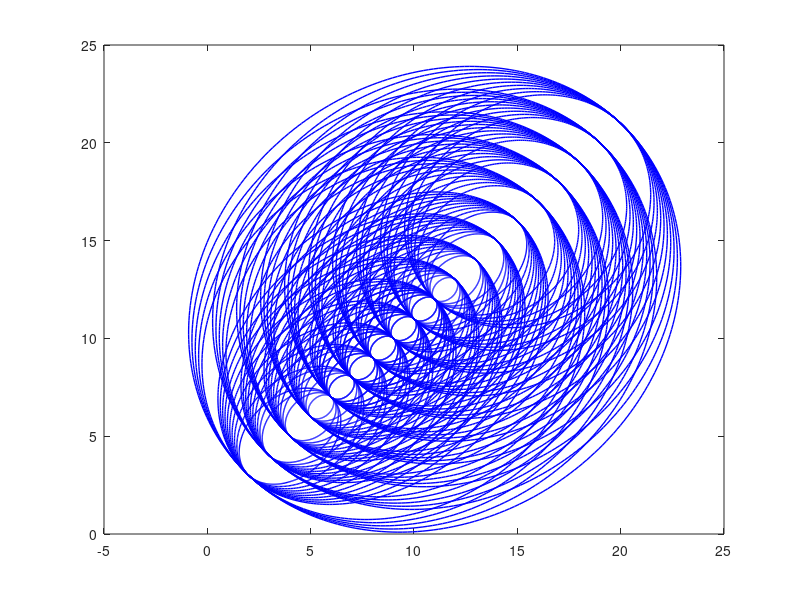

Source code (MATLAB):

function assignment_01_toolbox_v3

%{
for col = 1:20
    for row = 1:20

        if(col <= 10)

            createRectangle((row-1)+0.5, row-1, row-0.5, row, ...
                            col, (col-1)+0.5, col-1, col-0.5, 1, 'k', false, false, 0);
            
        else
            createRectangle(row-1, row-1, row, row, ...
                            col, col-1, col-1, col, 1, 'k', false, false, 0);
        end

            hold on;
    end
end
%}

for col = 1:15
    for row = 1:10

        if(col <= 10)

            createEllipse(row+1,row+2,col+5,col+6, 0.7, 300, 1, 'b', false);

        else
            createEllipse(row+1,row+2,col+5,col+6, 0.5, 300, 1, 'b', false);
        end

            hold on;
    end
end

fig = gcf;
print(fig,'assignment_01_toolbox_variation_v3.svg','-dsvg');

end

% ~ CIRCLE ~ 
%{
    - x_value: center of x
    - y_value: center of y
    - radius: size of circle
    - stroke_width: size of stroke (does not matter if shape is filled)
    - stroke_color: color of stroke / fill
    - isFilled: determines if shape is filled or outlined
%}
function createCircle(x, y, radius, stroke_width, stroke_color, isFilled)

    if (isFilled)

        stroke_width = 1;
        new_radius = radius;

        while (new_radius >= 0)

            viscircles([x y], new_radius, 'LineWidth', stroke_width, 'Color', stroke_color);
            new_radius = new_radius - 0.03;                                                                                                                                                                                                                                                                                                                                                                                                                                                                                                                                                                                                                                                                                                                                                                                                                                                                                                                                                                                                                                                                                                                                                                                                                                                                                                                                                                                                                                                                                                                                                                                                                                                                                                                                                                                                                                                                                                                                                                                                                                                                                                                                                                                                                                                                                                                                                                                                                                                                                                                                                                                                                                                                                                                                                                                                                                                                                                                                                                                                                                                                                                                                                                                                                                                                                                                                                                                                                              

        end

    else

        viscircles([x y],radius,'LineWidth', stroke_width, 'Color',stroke_color);

    end

end

% ~ Ellipse ~ 
%{
    - xl: left x coordinate
    - yl: left y coordiante
    - xr: right x coordinate
    - yr: right y coordinate
    - howStretched: Determines how thin ellipse is (value between 0.01 and
        0.99) (the bigger the number, the more stretched it will be)
    - howSmooth: Determines how smooth ellipse is (the bigger the number,
        the smoother it will be)
    - stroke_width: size of stroke (does not matter if shape is filled)
    - stroke_color: color of stroke / fill
    - isFilled: determines if shape is filled or outlined

%}
function createEllipse(xl, yl, xr, yr, howStretched, howSmooth, stroke_width, stroke_color, isFilled)

% Ellipse math: https://www.mathworks.com/matlabcentral/answers/86615-how-to-plot-an-ellipse

    if (isFilled)

        stroke_width = 1;

        center_width = (xl + xr) / 2;
        center_height = (yl + yr) / 2;

        new_xl = xl;
        new_yl = yl;
        new_xr = xr;
        new_yr = yr;

        while (new_xr >= center_width || new_yr >= center_height)

            a = (1/2) * sqrt((new_xr - new_xl) ^ 2 + (new_yr - new_yl) ^ 2);
            b = a * sqrt(1-howStretched^2);
            t = linspace(0, 2 * pi, howSmooth); % Absolute angle parameter
            X = a * cos(t);
            Y = b * sin(t);

            % Compute angles relative to (x1, y1).
            angles = atan2(new_yr - new_yl, new_xr - new_xl);
            x = (new_xl + new_xr) / 2 + X * cos(angles) - Y * sin(angles);
            y = (new_yl + new_yr) / 2 + X * sin(angles) + Y * cos(angles);
        
            plot(x,y,'LineWidth', stroke_width, 'Color', stroke_color);

            hold on

            new_xl = new_xl + 0.1;
            new_yl = new_yl + 0.1;
            new_xr = new_xr - 0.1;
            new_yr = new_yr - 0.1;

        end

    else

        a = (1/2) * sqrt((xr - xl) ^ 2 + (yr - yl) ^ 2);
        b = a * sqrt(1-howStretched^2);
        t = linspace(0, 2 * pi, howSmooth); % Absolute angle parameter
        X = a * cos(t);
        Y = b * sin(t);
        % Compute angles relative to (x1, y1).
        angles = atan2(yr - yl, xr - xl);
        x = (xl + xr) / 2 + X * cos(angles) - Y * sin(angles);
        y = (yl + yr) / 2 + X * sin(angles) + Y * cos(angles);
    
        plot(x,y,'LineWidth', stroke_width, 'Color', stroke_color);

    end

end

% ~ RECTANGLE ~ 
%{
    - x_tl: top left x coordinate
    - x_bl: bottom left x coordinate
    - x_br: bottom right x coordinate
    - x_tr: top right x coordinate
    - y_tl: top left y coordinate
    - y_bl: bottom left y coordinate
    - y_br: bottom right y coordinate
    - y_tr: top right y coordinate
    - stroke_width: size of stroke (does not matter if shape is filled)
    - stroke_color: color of stroke / fill
    - isFilled: determines if shape is filled or outlined
    - isRotated: determines if shape is rotated
    - rot_angle: angle of rotation (number does not matter if rotation is
        false)
%}
function createRectangle(x_tl, x_bl, x_br, x_tr, y_tl, y_bl, y_br, y_tr, stroke_width, stroke_color, isFilled, isRotated, rot_angle)
    
    if (isFilled)

        stroke_width = 1;

        center_width = (x_bl + x_br) / 2;
        center_height = (y_bl + y_tl) / 2;

        new_x_bl = x_bl;
        new_y_bl = y_bl;
        new_x_tr = x_tr;
        new_y_tr = y_tr;
        new_x_br = x_br;
        new_y_br = y_br;
        new_x_tl = x_tl;
        new_y_tl = y_tl;

        while (new_x_tr >= center_width || new_y_tr >= center_height)

            if (isRotated)

                rotation(polyshape([new_x_tl new_x_bl new_x_br new_x_tr], ...
                                   [new_y_tl new_y_bl new_y_br new_y_tr]), ...
                                   'LineWidth', stroke_width, 'EdgeColor', stroke_color, 'FaceColor', 'none'), rot_angle;

            else

                plot(polyshape([new_x_tl new_x_bl new_x_br new_x_tr], ...
                               [new_y_tl new_y_bl new_y_br new_y_tr]), ...
                               'LineWidth', stroke_width, 'EdgeColor', stroke_color, 'FaceColor', 'none');

            end

            hold on;

            new_x_bl = new_x_bl + 0.01;
            new_y_bl = new_y_bl + 0.01;
            new_x_tr = new_x_tr - 0.01;
            new_y_tr = new_y_tr - 0.01;
            new_x_br = new_x_br - 0.01;
            new_y_br = new_y_br + 0.01;
            new_x_tl = new_x_tl + 0.01;
            new_y_tl = new_y_tl - 0.01;                                                                                                                                                                                                                                                                                                                                                                                                                                                                                                                                                                                                                                                                                                                                                                                                                                                                                                                                                                                                                                                                                                                                                                                                                                                                                                                                                                                                                                                                                                                                                                                                                                                                                                                                                                                                                                                                                                                                                                                                                                                                                                                                                                                                                                                                                                                                                                                                                                                                                                                                                                                                                                                                                                                                                                                                                                                                                                                                                                                                                                                                                                                                                                                                                                                                                                                                                                                                                               

        end
    else

        if (isRotated)

            rotation(polyshape([x_tl x_bl x_br x_tr], ...
                               [y_tl y_bl y_br y_tr]), ...
                               'LineWidth', stroke_width, 'EdgeColor', stroke_color, 'FaceColor', 'none'), rot_angle;
        else

            plot(polyshape([x_tl x_bl x_br x_tr], ...
                           [y_tl y_bl y_br y_tr]), ...
                           'LineWidth', stroke_width, 'EdgeColor', stroke_color, 'FaceColor', 'none');
        end

    end

end

% ~ POLYGON ~
%{
    - poly_shape: Matrix coordinates to make polygon (use polyshape:
        https://www.mathworks.com/help/matlab/ref/polyshape.html)
    - stroke_width: size of stroke (does not matter if shape is filled)
    - stroke_color: color of stroke
%}
function createPolygon(poly_shape, stroke_width, stroke_color)

    plot(poly_shape, 'LineWidth', stroke_width, 'EdgeColor', stroke_color);

end

% ~ STRAIGHT LINE ~ 
%{
    - x: x coordinate (start and end)
    - y: y coordinate (start and end)
    - stroke_width: size of stroke
    - stroke_color: color of stroke
%}
function createStraightLine(x, y, stroke_width, stroke_color)
    
    line(x, y, 'LineWidth', stroke_width, 'Color', stroke_color);

end

% ~ POLY LINE ~ 
%{
    - positionArray: takes array of x and y coordinates
    - stroke_width: size of stroke
    - stroke_color: color of stroke
%}
function createPolyLine(positionArray, stroke_width, stroke_color)

    drawpolyline("Position", positionArray, "LineWidth", stroke_width, "Color", stroke_color);

end

% ~ PATH LINE ~ 
%{
    - x: x coordinates (can be an equation)
    - y: y coordinates (can be an equation)
    - stroke_width: size of stroke
    - stroke_color: color of stroke
%}
function createPathLine(x, y, stroke_width, stroke_color)

    plot(x, y, 'LineWidth', stroke_width, 'Color', stroke_color);

end

% ~ TRANSLATION ~
%{
    - shape: assigned shape
    - x: translate along x axis
    - y: translate along y axis
%}
function translation(shape, x, y)

    translate(shape, [x,y]);

end

% ~ ROTATION ~
%{
    - shape: assigned shape
    - rot_angle: rotation around the default z-axis
%}
function rotation(shape, rot_angle)

    rotate(shape, rot_angle);

end

% ~ SCALING ~
%{
    - shape: assigned shape
    - x: scale along x axis
    - y: scale along y axis
%}
function scaling(shape, x, y)

    scale(shape, [x,y]);

end
